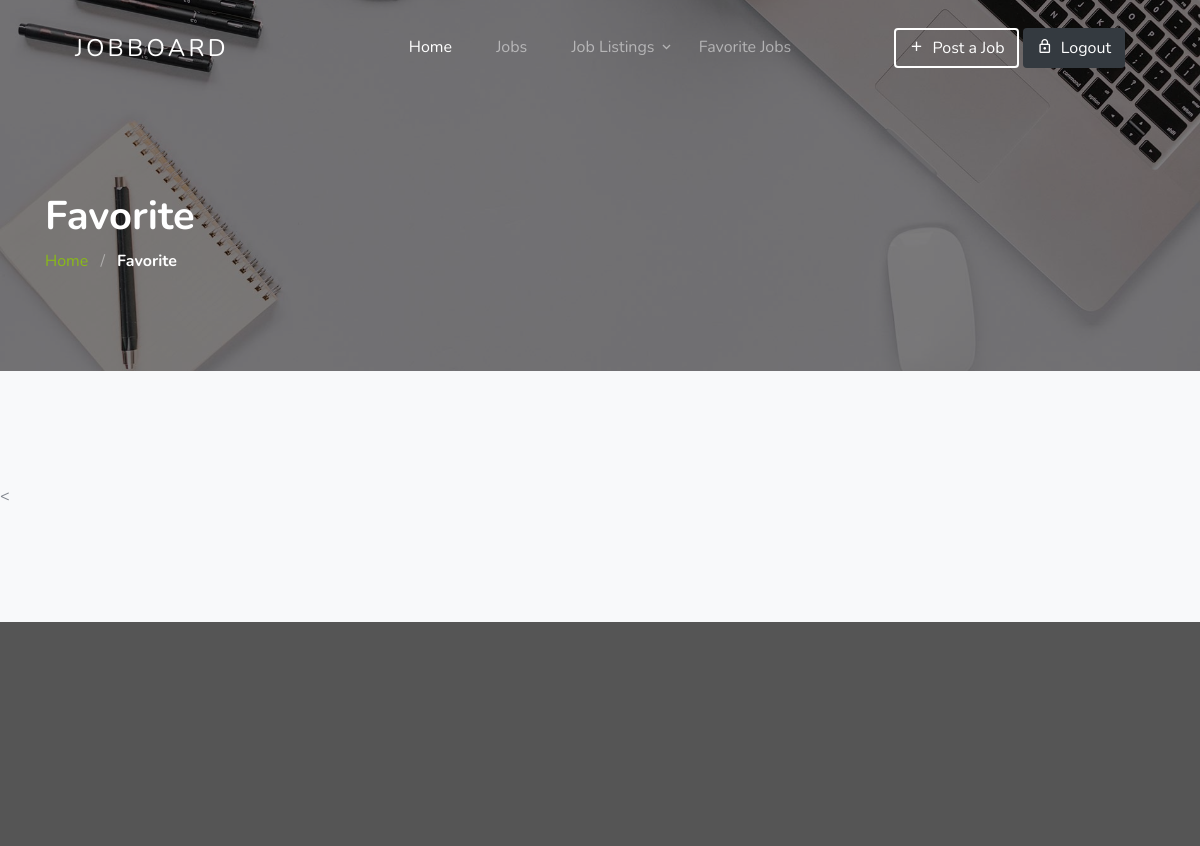
The app's page /favorite_page/ (signed in), older data.
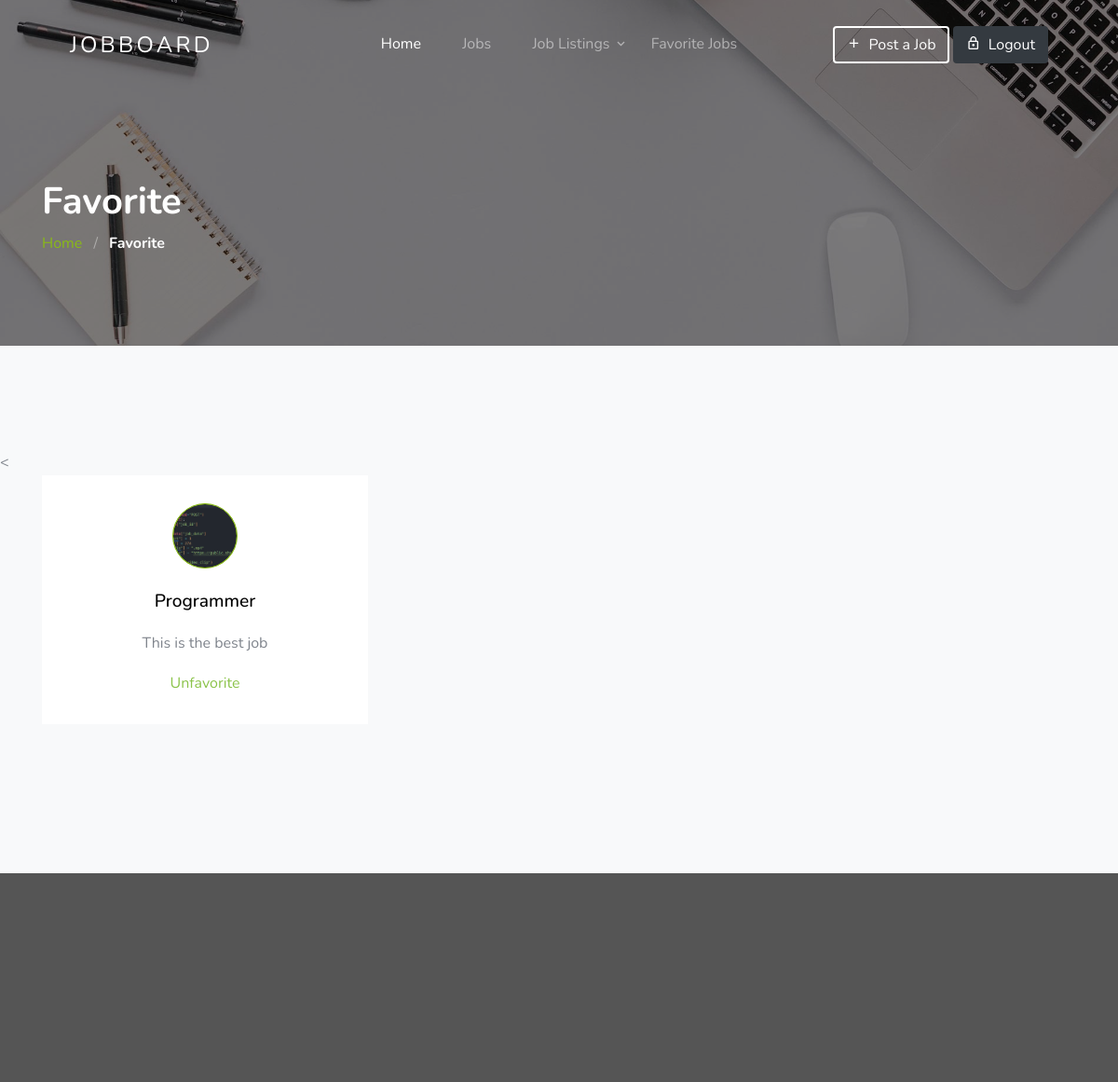
The same page, newer data.
### app1/models.py (models this page shows)
class Job(models.Model):
    user = models.ForeignKey(User, on_delete=models.CASCADE)
    email = models.CharField(max_length=255)
    title = models.CharField(max_length=255)
    location = models.CharField(max_length=255)
    type = models.CharField(max_length=50)
    description = models.TextField()
    company_name = models.CharField(max_length=255)
    company_description = models.TextField()
    logo = models.ImageField(upload_to="logo/")
    published_on = models.DateField(auto_now_add=True, null=True, blank=True)

### app1/views.py (the view)
# urls.py: path('favorite_page/', views.favorite_page, name='favorite_page')
def favorite_page(request):
    user_id = request.session.get("user_id")
    current_user = User.objects.get(id=user_id)
    favorite_jobs = current_user.favorite_jobs.all()
    context = {"jobs": favorite_jobs}
    return render(request, "favorite.html", context)

### templates/favorite.html
{% extends './base.html' %}
{% load static %}
{% block body %}
<!doctype html>
<html lang="en">
<body id="top">
  <section class="section-hero overlay inner-page bg-image"
    style="background-image: url('{% static 'images/hero_1.jpg' %}');" id="home-section">
    <div class="container">
      <div class="row">
        <div class="col-md-7">
          <h1 class="text-white font-weight-bold">Favorite</h1>
          <div class="custom-breadcrumbs">
            <a href="{% url 'app1:home' %}">Home</a> <span class="mx-2 slash">/</span>
            <span class="text-white"><strong>Favorite</strong></span>
          </div>
        </div>
      </div>
    </div>
  </section>
  <section class="site-section services-section bg-light block__62849" id="next-section">
    <<div class="container">
      <div class="row">
        {% for job in jobs %}
        <div class="col-6 col-md-6 col-lg-4 mb-4 mb-lg-5 d-flex align-items-stretch">
          <div class="block__16443 text-center d-block flex-grow-1 d-flex flex-column justify-content-between">
            <a href="{% url 'app1:job_details' pk=job.id %}" class="d-block job-link" style="text-decoration: none;">
              <span class="custom-icon mx-auto">
                <img src="{{ job.logo.url }}" alt="Image" class="img-fluid rounded-circle">
              </span>
              <h3>{{ job.title }}</h3>
              <p>{{ job.description }}</p>
            </a>
            <a href="{% url 'app1:remove_favorite' pk=job.id %}" class="unfavorite-link mt-auto">Unfavorite</a>
          </div>
        </div>
        {% endfor %}
      </div>
      </div>
  </section>
  </div>
</body>
</html>
{% endblock body %}

Row changes from the older to the newer data that the page shows:
added Job: logo (picture), title "Programmer", description "This is the best job"
